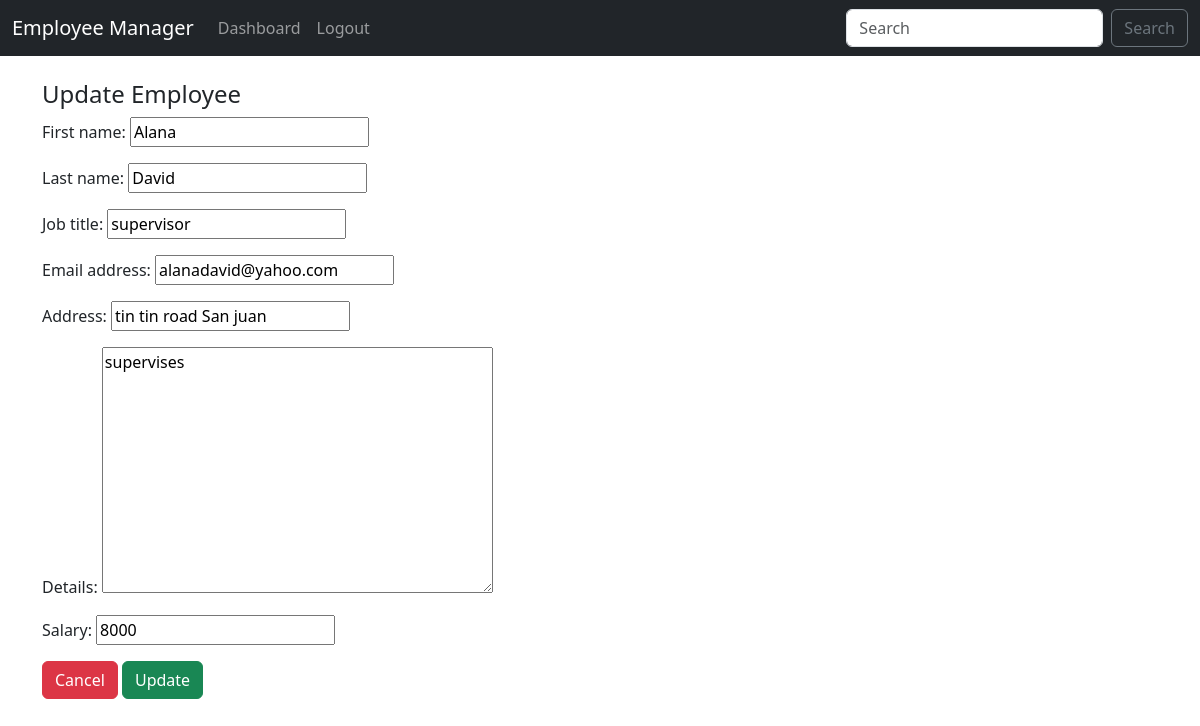
/update_employee/9 (signed in), run on the app's committed database.
### core/models.py (models this page shows, shortened)
class Employee(models.Model):
    user = models.ForeignKey(User, on_delete=models.CASCADE)
    first_name = models.CharField(max_length=100)
    last_name = models.CharField(max_length=100)
    job_title = models.CharField(max_length=100, default="")
    email_address = models.EmailField(max_length=100)
    address = models.CharField(max_length=200)
    details = models.TextField(default="")
    salary = models.IntegerField()
    date_created = models.DateTimeField(auto_now_add=True)

### core/views.py (the view)
# urls.py: path("update_employee/<int:pk>", views.update_employee, name="update_employee"),
def update_employee(request, pk):
    if request.user.is_authenticated:
        current_user = request.user
        current_record = Employee.objects.get(user=current_user, id=pk)
        form = AddEmployeeForm(request.POST or None, instance=current_record)
        if form.is_valid():
            form.save()
            messages.success(request, "Employee has been updated")
            return redirect('index')
        return render(request, "update_employee.html", {'form':form})
    else:
        messages.info(request, "You must be logged in to perform this action")
        return redirect('index')

### core/forms.py
class AddEmployeeForm(ModelForm):
    class Meta:
        model = Employee
        exclude = ("user",)

### templates/update_employee.html (shortened to what this page needs)
{% extends 'base.html' %}
{% block content %}
<div class="card-body">
    <h4>Update Employee</h4>
    <form method="post">
        {{form.as_p}}
        <a type="button" class="btn btn-danger" href="{% url 'index' %}">Cancel</a>
        <button type="submit" class="btn btn-success">Update</button>
    </form>
</div>
{% endblock %}

### data on the page
Employee: first_name "Alana", last_name "David", job_title "supervisor", email_address "alanadavid@yahoo.com", address "tin tin road San juan", details "supervises", salary "8000"
